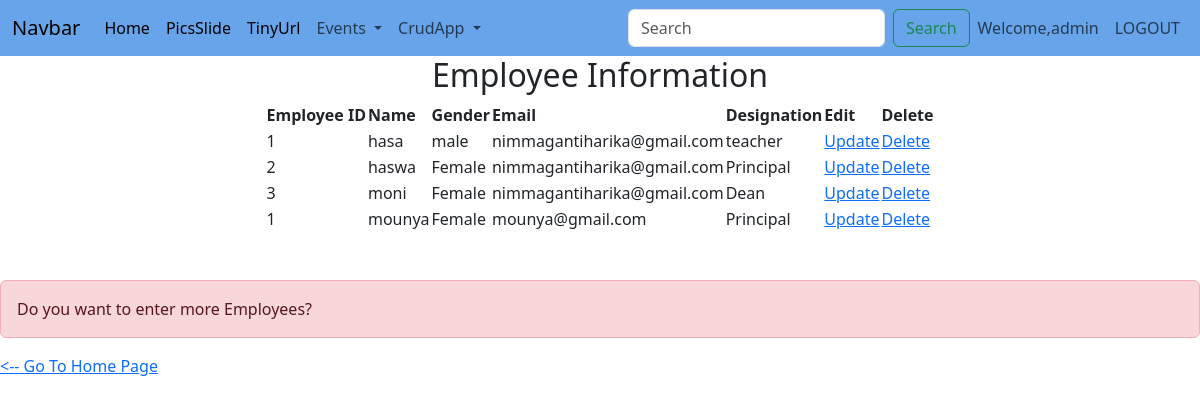
The app's page /c/show/ (signed in) with its own data.
### crudapp/models.py (models this page shows)
class Employee(models.Model):
    EmpId = models.CharField(max_length=3)
    EmpName = models.CharField(max_length=200)
    EmpGender = models.CharField(max_length=10)
    EmpEmail = models.EmailField()
    EmpDesignation = models.CharField(max_length=150)
    class Meta:
        db_table="Employee"

### crudapp/views.py (the view)
# urls.py: path('show/', views.show_emp, name='show-emp'),
def show_emp(request):
    employees = Employee.objects.all()
    return render(request, 'show.html', {'employees': employees})

### templates/show.html (shortened to what this page needs)
{% extends 'Navbar.html' %}
{% block body %}
    <h2 style="text-align:center">Employee Information</h2>
    <table align="center">
        <thead>
            <tr>
                <th>Employee ID</th>
                <th>Name</th>
                <th>Gender</th>
                <th>Email</th>
                <th>Designation</th>
                <th>Edit</th>
                <th>Delete</th>
            </tr>
        </thead>
        <tbody>
            {% for employee in employees %}
            <tr>
                <td>{{ employee.EmpId }}</td>
                <td>{{ employee.EmpName }}</td>
                <td>{{ employee.EmpGender }}</td>
                <td>{{ employee.EmpEmail }}</td>
                <td>{{ employee.EmpDesignation }}</td>
                <td>
                    <a href="{% url 'edit-emp' employee.pk %}">Update</a>
                </td>
                <td>
                    <a href="{% url 'remove-emp' employee.pk %}">Delete</a>
                </td>
            </tr>
            {% endfor %}
        </tbody>
    </table>
    <br><br>
    <p class="alert alert-danger" role="alert">Do you want to enter more Employees?</p>
    <p>
        <a href="{% url 'insert-emp' %}">&lt;-- Go To Home Page</a>
    </p>
{% endblock %}

### templates/Navbar.html (shortened to what this page needs)
<!DOCTYPE html><html lang="en">
<head>    <meta charset="UTF-8">
    <title>Title</title>    <link href="https://cdn.jsdelivr.net/npm/bootstrap@5.3.2/dist/css/bootstrap.min.css" rel="stylesheet">
    <script src="https://cdn.jsdelivr.net/npm/bootstrap@5.3.2/dist/js/bootstrap.bundle.min.js"></script></head>
<body>
<nav class="navbar navbar-expand-lg" style="background-color: #68A4E9">
  <div class="container-fluid">
      <a class="navbar-brand" href="#">Navbar</a>
        <div class="collapse navbar-collapse" id="navbarSupportedContent">
      <ul class="navbar-nav me-auto mb-2 mb-lg-0">
          <li class="nav-item">
          <a class="nav-link active" aria-current="page" href="{%url 'newhomepage'%}">Home</a>
          </li>
          <li class="nav-item">
          <a class="nav-link active" aria-current="page" href="{%url 'Pics'%}">PicsSlide</a>
          </li>
<li class="nav-item">
    <a class="nav-link active" aria-current="page" href="{%url 'url_shortener'%}">TinyUrl</a>
</li>
   <li class="nav-item dropdown">
          <a class="nav-link dropdown-toggle" href="#" role="button" data-bs-toggle="dropdown" aria-expanded="false">
            Events
          </a>
        </li>
<li class="nav-item dropdown">
          <a class="nav-link dropdown-toggle" href="#" role="button" data-bs-toggle="dropdown" aria-expanded="false">
           CrudApp
          </a>
      </ul>      <form class="d-flex" role="search">
        <input class="form-control me-2" type="search" placeholder="Search" aria-label="Search">
      <button class="btn btn-outline-success" type="submit">Search</button>
      </form>    </div>
      <ul class="navbar-nav ms-auto">
      <li>{% if user.is_authenticated %}
      <li class="nav-item">
          <span class="nav-link">Welcome,{{user.username}}</span>
      </li>
     <li class="nav-item">
         <a class="nav-link" href="{% url 'logout' %}">LOGOUT</a>
      </li>
         {% endif %}
          </ul>
  </div></nav>
{% block body %}
{% endblock %}
</body>
</html>

### records on screen
Employee: EmpId "1", EmpName "hasa", EmpGender "male", EmpEmail "nimmagantiharika@gmail.com", EmpDesignation "teacher"
Employee: EmpId "2", EmpName "haswa", EmpGender "Female", EmpEmail "nimmagantiharika@gmail.com", EmpDesignation "Principal"
Employee: EmpId "3", EmpName "moni", EmpGender "Female", EmpEmail "nimmagantiharika@gmail.com", EmpDesignation "Dean"
Employee: EmpId "1", EmpName "mounya", EmpGender "Female", EmpEmail "mounya@gmail.com", EmpDesignation "Principal"

### other values on screen
{{ user.username }} "admin"
